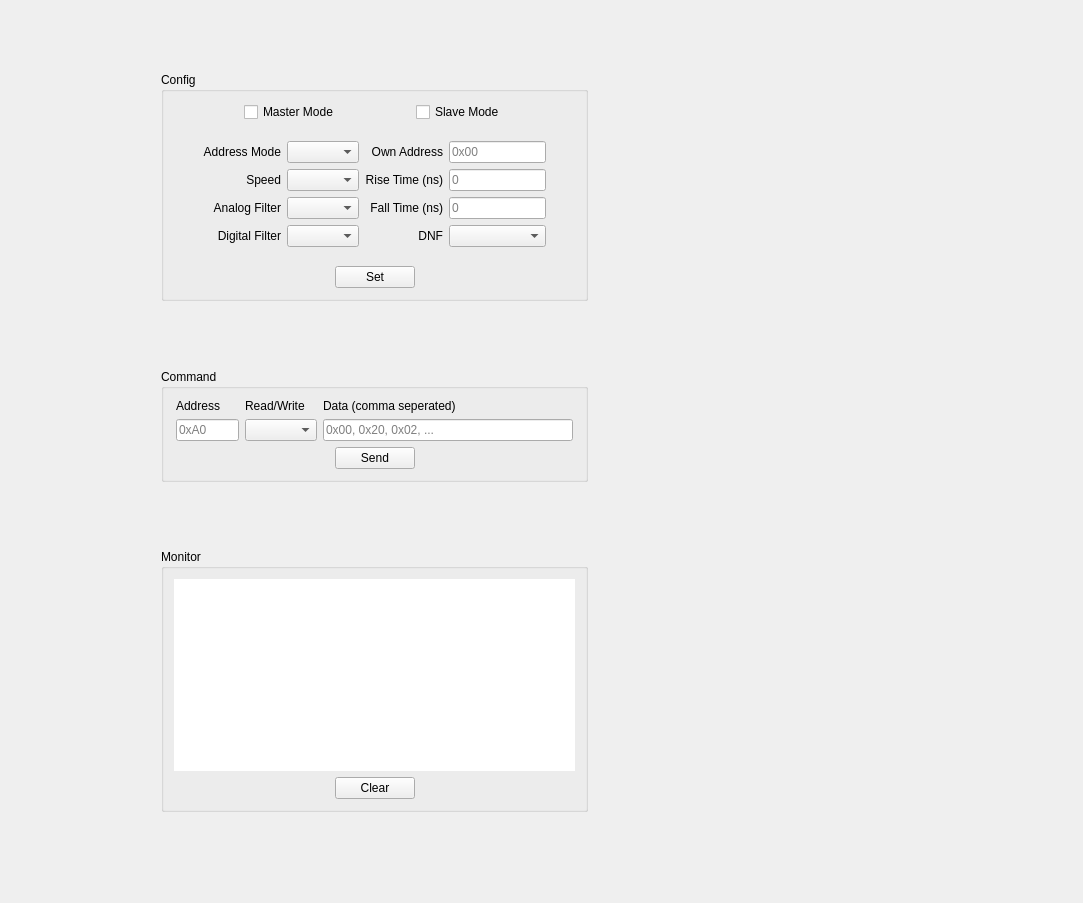
<?xml version="1.0" encoding="UTF-8"?>
<ui version="4.0">
 <class>bridgeI2CWidget</class>
 <widget class="QWidget" name="bridgeI2CWidget">
  <property name="geometry">
   <rect>
    <x>0</x>
    <y>0</y>
    <width>1083</width>
    <height>903</height>
   </rect>
  </property>
  <property name="windowTitle">
   <string>Form</string>
  </property>
  <widget class="QWidget" name="layoutWidget">
   <property name="geometry">
    <rect>
     <x>161</x>
     <y>10</y>
     <width>427</width>
     <height>864</height>
    </rect>
   </property>
   <layout class="QVBoxLayout" name="mainLayout">
    <item>
     <spacer name="mainLayoutSpacer0">
      <property name="orientation">
       <enum>Qt::Vertical</enum>
      </property>
      <property name="sizeHint" stdset="0">
       <size>
        <width>20</width>
        <height>40</height>
       </size>
      </property>
     </spacer>
    </item>
    <item>
     <widget class="QGroupBox" name="configGroup">
      <property name="title">
       <string>Config</string>
      </property>
      <layout class="QVBoxLayout" name="configLayout">
       <property name="leftMargin">
        <number>10</number>
       </property>
       <property name="topMargin">
        <number>10</number>
       </property>
       <property name="rightMargin">
        <number>10</number>
       </property>
       <property name="bottomMargin">
        <number>10</number>
       </property>
       <item>
        <layout class="QHBoxLayout" name="modeSelectLayout">
         <item>
          <spacer name="modeSelectLayoutSpacer0">
           <property name="orientation">
            <enum>Qt::Horizontal</enum>
           </property>
           <property name="sizeHint" stdset="0">
            <size>
             <width>40</width>
             <height>20</height>
            </size>
           </property>
          </spacer>
         </item>
         <item>
          <widget class="QCheckBox" name="checkBoxMasterMode">
           <property name="text">
            <string>Master Mode</string>
           </property>
          </widget>
         </item>
         <item>
          <spacer name="modeSelectLayoutSpacer1">
           <property name="orientation">
            <enum>Qt::Horizontal</enum>
           </property>
           <property name="sizeHint" stdset="0">
            <size>
             <width>40</width>
             <height>20</height>
            </size>
           </property>
          </spacer>
         </item>
         <item>
          <widget class="QCheckBox" name="checkBoxSlaveMode">
           <property name="text">
            <string>Slave Mode</string>
           </property>
          </widget>
         </item>
         <item>
          <spacer name="modeSelectLayoutSpacer2">
           <property name="orientation">
            <enum>Qt::Horizontal</enum>
           </property>
           <property name="sizeHint" stdset="0">
            <size>
             <width>40</width>
             <height>20</height>
            </size>
           </property>
          </spacer>
         </item>
        </layout>
       </item>
       <item>
        <spacer name="configLayoutSpacer0">
         <property name="orientation">
          <enum>Qt::Vertical</enum>
         </property>
         <property name="sizeHint" stdset="0">
          <size>
           <width>14</width>
           <height>13</height>
          </size>
         </property>
        </spacer>
       </item>
       <item>
        <layout class="QHBoxLayout" name="paramsLayout">
         <item>
          <spacer name="paramsSelectLayoutSpacerLeft">
           <property name="orientation">
            <enum>Qt::Horizontal</enum>
           </property>
           <property name="sizeHint" stdset="0">
            <size>
             <width>40</width>
             <height>20</height>
            </size>
           </property>
          </spacer>
         </item>
         <item>
          <layout class="QGridLayout" name="paramsSelectLayout">
           <item row="0" column="0">
            <widget class="QLabel" name="labelAddressMode">
             <property name="text">
              <string>Address Mode</string>
             </property>
             <property name="alignment">
              <set>Qt::AlignRight|Qt::AlignTrailing|Qt::AlignVCenter</set>
             </property>
            </widget>
           </item>
           <item row="0" column="1">
            <widget class="QComboBox" name="comboBoxAddressMode"/>
           </item>
           <item row="0" column="2">
            <widget class="QLabel" name="labelOwnAddress">
             <property name="text">
              <string>Own Address</string>
             </property>
             <property name="alignment">
              <set>Qt::AlignRight|Qt::AlignTrailing|Qt::AlignVCenter</set>
             </property>
            </widget>
           </item>
           <item row="0" column="3">
            <widget class="QLineEdit" name="lineEditOwnAddress">
             <property name="placeholderText">
              <string>0x00</string>
             </property>
            </widget>
           </item>
           <item row="1" column="0">
            <widget class="QLabel" name="labelSpeed">
             <property name="text">
              <string>Speed</string>
             </property>
             <property name="alignment">
              <set>Qt::AlignRight|Qt::AlignTrailing|Qt::AlignVCenter</set>
             </property>
            </widget>
           </item>
           <item row="1" column="1">
            <widget class="QComboBox" name="comboBoxSpeed"/>
           </item>
           <item row="2" column="0">
            <widget class="QLabel" name="labelAnFilter">
             <property name="text">
              <string>Analog Filter</string>
             </property>
             <property name="alignment">
              <set>Qt::AlignRight|Qt::AlignTrailing|Qt::AlignVCenter</set>
             </property>
            </widget>
           </item>
           <item row="2" column="1">
            <widget class="QComboBox" name="comboBoxAnFilter"/>
           </item>
           <item row="3" column="0">
            <widget class="QLabel" name="labelDgFilter">
             <property name="text">
              <string>Digital Filter</string>
             </property>
             <property name="alignment">
              <set>Qt::AlignRight|Qt::AlignTrailing|Qt::AlignVCenter</set>
             </property>
            </widget>
           </item>
           <item row="3" column="1">
            <widget class="QComboBox" name="comboBoxDgFilter"/>
           </item>
           <item row="3" column="2">
            <widget class="QLabel" name="labelDNF">
             <property name="text">
              <string>DNF</string>
             </property>
             <property name="alignment">
              <set>Qt::AlignRight|Qt::AlignTrailing|Qt::AlignVCenter</set>
             </property>
            </widget>
           </item>
           <item row="3" column="3">
            <widget class="QComboBox" name="comboBoxDNF"/>
           </item>
           <item row="1" column="2">
            <widget class="QLabel" name="labelriseTime">
             <property name="text">
              <string>Rise Time (ns)</string>
             </property>
             <property name="alignment">
              <set>Qt::AlignRight|Qt::AlignTrailing|Qt::AlignVCenter</set>
             </property>
            </widget>
           </item>
           <item row="2" column="2">
            <widget class="QLabel" name="labelFallTime">
             <property name="text">
              <string>Fall Time (ns)</string>
             </property>
             <property name="alignment">
              <set>Qt::AlignRight|Qt::AlignTrailing|Qt::AlignVCenter</set>
             </property>
            </widget>
           </item>
           <item row="1" column="3">
            <widget class="QLineEdit" name="lineEditRiseTime">
             <property name="placeholderText">
              <string>0</string>
             </property>
            </widget>
           </item>
           <item row="2" column="3">
            <widget class="QLineEdit" name="lineEditFallTime">
             <property name="placeholderText">
              <string>0</string>
             </property>
            </widget>
           </item>
          </layout>
         </item>
         <item>
          <spacer name="paramsSelectLayoutSpacerRight">
           <property name="orientation">
            <enum>Qt::Horizontal</enum>
           </property>
           <property name="sizeHint" stdset="0">
            <size>
             <width>40</width>
             <height>20</height>
            </size>
           </property>
          </spacer>
         </item>
        </layout>
       </item>
       <item>
        <spacer name="configLayoutSpacer1">
         <property name="orientation">
          <enum>Qt::Vertical</enum>
         </property>
         <property name="sizeHint" stdset="0">
          <size>
           <width>17</width>
           <height>13</height>
          </size>
         </property>
        </spacer>
       </item>
       <item>
        <layout class="QHBoxLayout" name="paramsSetLayout">
         <item>
          <spacer name="paramsSetSpacerRight">
           <property name="orientation">
            <enum>Qt::Horizontal</enum>
           </property>
           <property name="sizeHint" stdset="0">
            <size>
             <width>40</width>
             <height>20</height>
            </size>
           </property>
          </spacer>
         </item>
         <item>
          <widget class="QPushButton" name="pushButtonParamsSet">
           <property name="text">
            <string>Set</string>
           </property>
          </widget>
         </item>
         <item>
          <spacer name="paramsSetSpacerLeft">
           <property name="orientation">
            <enum>Qt::Horizontal</enum>
           </property>
           <property name="sizeHint" stdset="0">
            <size>
             <width>40</width>
             <height>20</height>
            </size>
           </property>
          </spacer>
         </item>
        </layout>
       </item>
      </layout>
     </widget>
    </item>
    <item>
     <spacer name="mainLayoutSpacer1">
      <property name="orientation">
       <enum>Qt::Vertical</enum>
      </property>
      <property name="sizeHint" stdset="0">
       <size>
        <width>20</width>
        <height>40</height>
       </size>
      </property>
     </spacer>
    </item>
    <item>
     <widget class="QGroupBox" name="commandGroup">
      <property name="title">
       <string>Command</string>
      </property>
      <layout class="QVBoxLayout" name="verticalLayout">
       <property name="leftMargin">
        <number>10</number>
       </property>
       <property name="topMargin">
        <number>10</number>
       </property>
       <property name="rightMargin">
        <number>10</number>
       </property>
       <property name="bottomMargin">
        <number>10</number>
       </property>
       <item>
        <layout class="QHBoxLayout" name="commandLayout">
         <item>
          <spacer name="commandLayoutSpacerLeft">
           <property name="orientation">
            <enum>Qt::Horizontal</enum>
           </property>
           <property name="sizeHint" stdset="0">
            <size>
             <width>40</width>
             <height>20</height>
            </size>
           </property>
          </spacer>
         </item>
         <item>
          <layout class="QGridLayout" name="commandGridLayout">
           <item row="0" column="0">
            <widget class="QLabel" name="labelAddress">
             <property name="text">
              <string>Address</string>
             </property>
            </widget>
           </item>
           <item row="0" column="1">
            <widget class="QLabel" name="labelReadWrtiteSelect">
             <property name="text">
              <string>Read/Write</string>
             </property>
            </widget>
           </item>
           <item row="0" column="2">
            <widget class="QLabel" name="labelData">
             <property name="text">
              <string>Data (comma seperated)</string>
             </property>
            </widget>
           </item>
           <item row="1" column="0">
            <widget class="QLineEdit" name="lineEditAddress">
             <property name="maximumSize">
              <size>
               <width>100</width>
               <height>16777215</height>
              </size>
             </property>
             <property name="placeholderText">
              <string>0xA0</string>
             </property>
            </widget>
           </item>
           <item row="1" column="1">
            <widget class="QComboBox" name="comboBoxReadWriteSelect"/>
           </item>
           <item row="1" column="2">
            <widget class="QLineEdit" name="lineEditData">
             <property name="minimumSize">
              <size>
               <width>250</width>
               <height>0</height>
              </size>
             </property>
             <property name="placeholderText">
              <string>0x00, 0x20, 0x02, ...</string>
             </property>
            </widget>
           </item>
          </layout>
         </item>
         <item>
          <spacer name="commandLayoutSpacerRight">
           <property name="orientation">
            <enum>Qt::Horizontal</enum>
           </property>
           <property name="sizeHint" stdset="0">
            <size>
             <width>40</width>
             <height>20</height>
            </size>
           </property>
          </spacer>
         </item>
        </layout>
       </item>
       <item>
        <layout class="QHBoxLayout" name="sendButtonLayout">
         <item>
          <spacer name="sendButtonLayoutSpacerLeft">
           <property name="orientation">
            <enum>Qt::Horizontal</enum>
           </property>
           <property name="sizeHint" stdset="0">
            <size>
             <width>40</width>
             <height>20</height>
            </size>
           </property>
          </spacer>
         </item>
         <item>
          <widget class="QPushButton" name="pushButtonSend">
           <property name="text">
            <string>Send</string>
           </property>
          </widget>
         </item>
         <item>
          <spacer name="sendButtonLayoutSpacerRight">
           <property name="orientation">
            <enum>Qt::Horizontal</enum>
           </property>
           <property name="sizeHint" stdset="0">
            <size>
             <width>40</width>
             <height>20</height>
            </size>
           </property>
          </spacer>
         </item>
        </layout>
       </item>
      </layout>
     </widget>
    </item>
    <item>
     <spacer name="mainLayoutSpacer2">
      <property name="orientation">
       <enum>Qt::Vertical</enum>
      </property>
      <property name="sizeHint" stdset="0">
       <size>
        <width>20</width>
        <height>40</height>
       </size>
      </property>
     </spacer>
    </item>
    <item>
     <widget class="QGroupBox" name="monitorGroup">
      <property name="minimumSize">
       <size>
        <width>0</width>
        <height>200</height>
       </size>
      </property>
      <property name="title">
       <string>Monitor</string>
      </property>
      <layout class="QVBoxLayout" name="monitorBox">
       <property name="leftMargin">
        <number>10</number>
       </property>
       <property name="topMargin">
        <number>10</number>
       </property>
       <property name="rightMargin">
        <number>10</number>
       </property>
       <property name="bottomMargin">
        <number>10</number>
       </property>
       <item>
        <widget class="QTextBrowser" name="monitor">
         <property name="minimumSize">
          <size>
           <width>0</width>
           <height>0</height>
          </size>
         </property>
         <property name="frameShape">
          <enum>QFrame::NoFrame</enum>
         </property>
         <property name="frameShadow">
          <enum>QFrame::Plain</enum>
         </property>
         <property name="lineWidth">
          <number>0</number>
         </property>
        </widget>
       </item>
       <item>
        <layout class="QHBoxLayout" name="monitorClearLayout">
         <item>
          <spacer name="monitorClearLayoutSpacerLeft">
           <property name="orientation">
            <enum>Qt::Horizontal</enum>
           </property>
           <property name="sizeHint" stdset="0">
            <size>
             <width>40</width>
             <height>20</height>
            </size>
           </property>
          </spacer>
         </item>
         <item>
          <widget class="QPushButton" name="pushButtonMonitorClear">
           <property name="text">
            <string>Clear</string>
           </property>
          </widget>
         </item>
         <item>
          <spacer name="monitorClearLayoutSpacerRight">
           <property name="orientation">
            <enum>Qt::Horizontal</enum>
           </property>
           <property name="sizeHint" stdset="0">
            <size>
             <width>40</width>
             <height>20</height>
            </size>
           </property>
          </spacer>
         </item>
        </layout>
       </item>
      </layout>
     </widget>
    </item>
    <item>
     <spacer name="mainLayoutSpacer3">
      <property name="orientation">
       <enum>Qt::Vertical</enum>
      </property>
      <property name="sizeHint" stdset="0">
       <size>
        <width>20</width>
        <height>40</height>
       </size>
      </property>
     </spacer>
    </item>
   </layout>
  </widget>
 </widget>
 <resources/>
 <connections/>
</ui>
